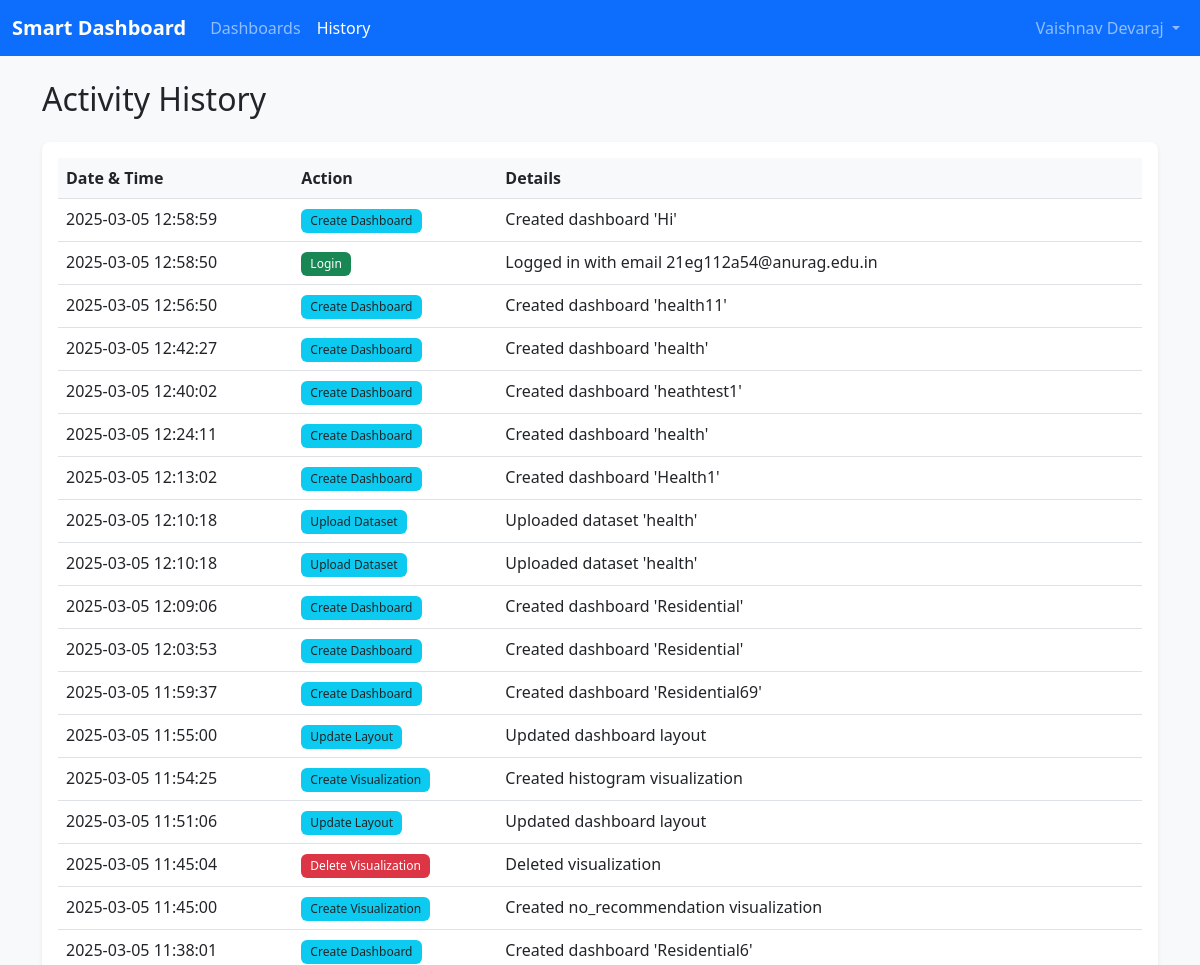
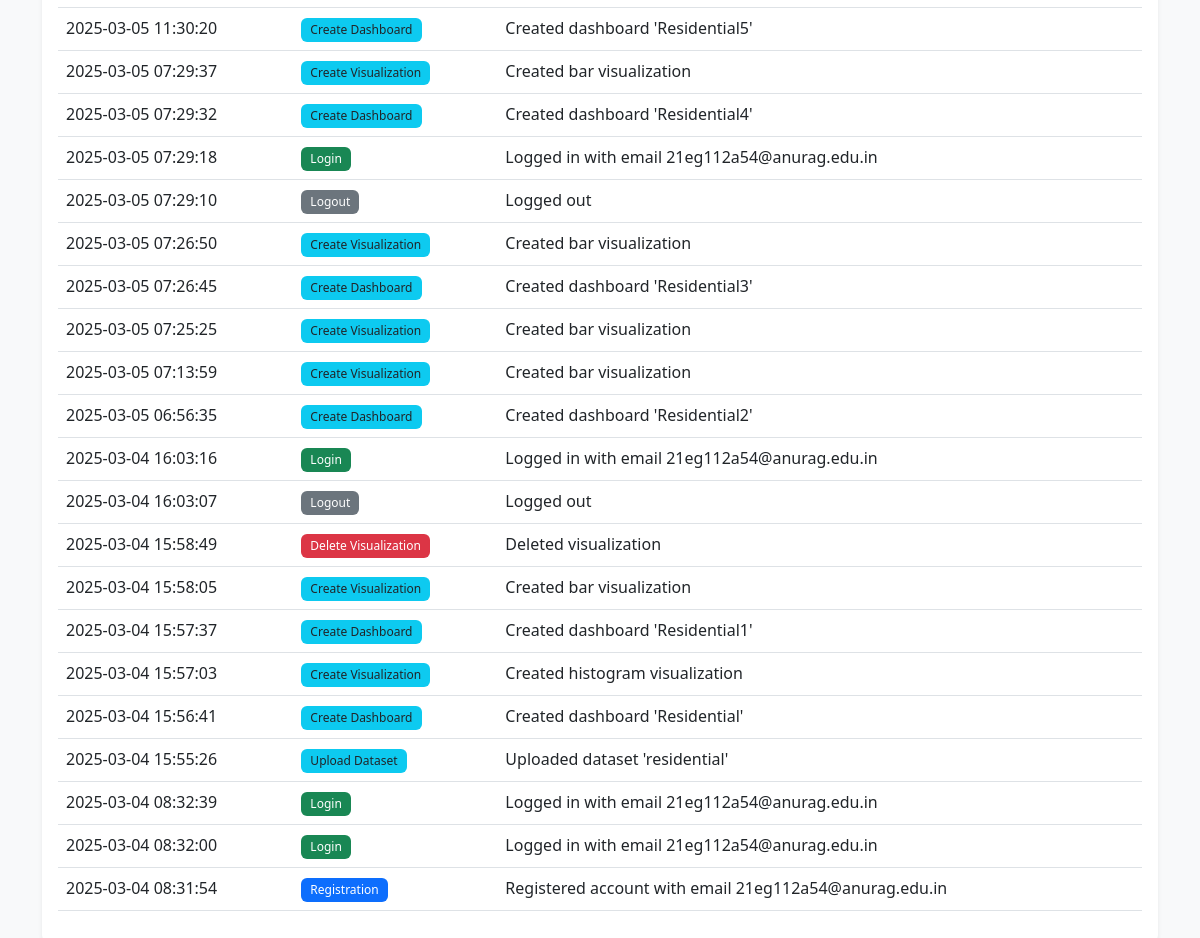
The app's page /history/history (signed in) with its own data (2 pictures, top to bottom).
### tables this page shows
CREATE TABLE history (
            id INTEGER PRIMARY KEY AUTOINCREMENT,
            user_id INTEGER NOT NULL,
            action_type TEXT NOT NULL,
            action_details JSON,
            created_at TIMESTAMP DEFAULT CURRENT_TIMESTAMP,
            FOREIGN KEY (user_id) REFERENCES users (id)
        );

### history.py (the view)
@history_bp.route('/history')
@login_required
def view_history():
    history = db.get_user_history(session['user_id'])
    formatted_history = []
    for entry in history:
        formatted_entry = {
            'id': entry['id'],
            'timestamp': entry['created_at'],
            'action': entry['action_type'],
            'details': entry['action_details']
        }
        if entry['action_type'] == 'login':
            formatted_entry['description'] = f"Logged in with email {entry['action_details'].get('email')}"
        elif entry['action_type'] == 'logout':
            formatted_entry['description'] = f"Logged out"
        elif entry['action_type'] == 'registration':
            formatted_entry['description'] = f"Registered account with email {entry['action_details'].get('email')}"
        elif entry['action_type'] == 'password_change':
            formatted_entry['description'] = f"Changed password"
        elif entry['action_type'] == 'create_dashboard':
            formatted_entry['description'] = f"Created dashboard '{entry['action_details'].get('name')}'"
        elif entry['action_type'] == 'upload_dataset':
            formatted_entry['description'] = f"Uploaded dataset '{entry['action_details'].get('name')}'"
        elif entry['action_type'] == 'create_visualization':
            formatted_entry['description'] = f"Created {entry['action_details'].get('type')} visualization"
        elif entry['action_type'] == 'update_dashboard_layout':
            formatted_entry['description'] = f"Updated dashboard layout"
        elif entry['action_type'] == 'delete_visualization':
            formatted_entry['description'] = f"Deleted visualization"
        else:
            formatted_entry['description'] = f"{entry['action_type']}"
        formatted_history.append(formatted_entry)
    return render_template('history.html', history=formatted_history)

### auth.py (called while the page is built)
def login_required(f):
    @wraps(f)
    def decorated_function(*args, **kwargs):
        if 'user_id' not in session:
            flash('Please log in to access this page', 'warning')
            return redirect(url_for('auth.login', next=request.url))
        return f(*args, **kwargs)
    return decorated_function

### database.py (called while the page is built)
    def get_connection(self):
        return sqlite3.connect(self.db_path)

    def get_user_history(self, user_id, limit=50):
        conn = self.get_connection()
        cursor = conn.cursor()
        cursor.execute(
            "SELECT * FROM history WHERE user_id = ? ORDER BY created_at DESC LIMIT ?",
            (user_id, limit)
        )
        history = cursor.fetchall()
        conn.close()
        result = []
        for entry in history:
            result.append({
                'id': entry[0],
                'user_id': entry[1],
                'action_type': entry[2],
                'action_details': json.loads(entry[3]) if entry[3] else {},
                'created_at': entry[4]
            })
        return result

### templates/history.html (shortened to what this page needs)
<!DOCTYPE html>
<html lang="en">
<head>
    <link rel="stylesheet" href="https://cdn.jsdelivr.net/npm/bootstrap@5.2.3/dist/css/bootstrap.min.css">
    <link rel="stylesheet" href="https://cdn.jsdelivr.net/npm/bootstrap-icons@1.10.3/font/bootstrap-icons.css">
    <link rel="stylesheet" href="{{ url_for('static', filename='styles.css') }}">
</head>
<body>
    <nav class="navbar navbar-expand-lg navbar-dark bg-primary">
        <div class="container-fluid">
            <a class="navbar-brand" href="{{ url_for('dashboard.index') }}">Smart Dashboard</a>
            <div class="collapse navbar-collapse" id="navbarNav">
                <ul class="navbar-nav me-auto">
                    <li class="nav-item">
                        <a class="nav-link" href="{{ url_for('dashboard.index') }}">Dashboards</a>
                    </li>
                    <li class="nav-item">
                        <a class="nav-link active" href="{{ url_for('history.view_history') }}">History</a>
                    </li>
                </ul>
                <ul class="navbar-nav">
                    <li class="nav-item dropdown">
                        <a class="nav-link dropdown-toggle" href="#" role="button" data-bs-toggle="dropdown">
                            {{ session.get('name') or session.get('email') }}
                        </a>
                    </li>
                </ul>
            </div>
        </div>
    </nav>
    <div class="container mt-4">
        <h2 class="mb-4">Activity History</h2>
        <div class="card shadow-sm">
            <div class="card-body">
                {% if history %}
                    <div class="table-responsive">
                        <table class="table table-hover">
                            <thead>
                                <tr>
                                    <th>Date & Time</th>
                                    <th>Action</th>
                                    <th>Details</th>
                                </tr>
                            </thead>
                            <tbody>
                                {% for entry in history %}
                                    <tr>
                                        <td>{{ entry.timestamp }}</td>
                                        <td>
                                            {% if entry.action == 'login' %}
                                                <span class="badge bg-success">Login</span>
                                            {% elif entry.action == 'logout' %}
                                                <span class="badge bg-secondary">Logout</span>
                                            {% elif entry.action == 'registration' %}
                                                <span class="badge bg-primary">Registration</span>
                                            {% elif entry.action == 'password_change' %}
                                                <span class="badge bg-warning text-dark">Password Change</span>
                                            {% elif entry.action == 'create_dashboard' %}
                                                <span class="badge bg-info text-dark">Create Dashboard</span>
                                            {% elif entry.action == 'upload_dataset' %}
                                                <span class="badge bg-info text-dark">Upload Dataset</span>
                                            {% elif entry.action == 'create_visualization' %}
                                                <span class="badge bg-info text-dark">Create Visualization</span>
                                            {% elif entry.action == 'update_dashboard_layout' %}
                                                <span class="badge bg-info text-dark">Update Layout</span>
                                            {% elif entry.action == 'delete_visualization' %}
                                                <span class="badge bg-danger">Delete Visualization</span>
                                            {% else %}
                                                <span class="badge bg-secondary">{{ entry.action }}</span>
                                            {% endif %}
                                        </td>
                                        <td>{{ entry.description }}</td>
                                    </tr>
                                {% endfor %}
                            </tbody>
                        </table>
                    </div>
                {% else %}
                    <div class="text-center py-4">
                        <i class="bi bi-clock-history fs-1 text-muted"></i>
                        <p class="mt-2">No activity history found.</p>
                    </div>
                {% endif %}
            </div>
        </div>
    </div>
</body>
</html>

### static/styles.css (style rules this page uses)
body { background-color: #f8f9fa; }
.navbar-brand { font-weight: 600; }
.card { border-radius: 0.5rem; border: none; }
.table th { font-weight: 600; background-color: #f8f9fa; }
.badge { font-weight: 500; padding: 0.5em 0.75em; }

### records on screen
history: timestamp "2025-03-05 12:58:59", action_type "Create Dashboard", description "Created dashboard 'Hi'"
history: timestamp "2025-03-05 12:58:50", action_type "Login", description "Logged in with email 21eg112a54@anurag.edu.in"
history: timestamp "2025-03-05 12:56:50", action_type "Create Dashboard", description "Created dashboard 'health11'"
history: timestamp "2025-03-05 12:42:27", action_type "Create Dashboard", description "Created dashboard 'health'"
history: timestamp "2025-03-05 12:40:02", action_type "Create Dashboard", description "Created dashboard 'heathtest1'"
history: timestamp "2025-03-05 12:24:11", action_type "Create Dashboard", description "Created dashboard 'health'"
history: timestamp "2025-03-05 12:13:02", action_type "Create Dashboard", description "Created dashboard 'Health1'"
history: timestamp "2025-03-05 12:10:18", action_type "Upload Dataset", description "Uploaded dataset 'health'"
history: timestamp "2025-03-05 12:10:18", action_type "Upload Dataset", description "Uploaded dataset 'health'"
history: timestamp "2025-03-05 12:09:06", action_type "Create Dashboard", description "Created dashboard 'Residential'"
history: timestamp "2025-03-05 12:03:53", action_type "Create Dashboard", description "Created dashboard 'Residential'"
history: timestamp "2025-03-05 11:59:37", action_type "Create Dashboard", description "Created dashboard 'Residential69'"
history: timestamp "2025-03-05 11:55:00", shows "Update Layout", description "Updated dashboard layout"
history: timestamp "2025-03-05 11:54:25", shows "Create Visualization", description "Created histogram visualization"
history: timestamp "2025-03-05 11:51:06", shows "Update Layout", description "Updated dashboard layout"
history: timestamp "2025-03-05 11:45:04", shows "Delete Visualization", description "Deleted visualization"
history: timestamp "2025-03-05 11:45:00", shows "Create Visualization", description "Created no_recommendation visualization"
history: timestamp "2025-03-05 11:38:01", action_type "Create Dashboard", description "Created dashboard 'Residential6'"
history: timestamp "2025-03-05 11:30:20", action_type "Create Dashboard", description "Created dashboard 'Residential5'"
history: timestamp "2025-03-05 07:29:37", shows "Create Visualization", description "Created bar visualization"
history: timestamp "2025-03-05 07:29:32", action_type "Create Dashboard", description "Created dashboard 'Residential4'"
history: timestamp "2025-03-05 07:29:18", action_type "Login", description "Logged in with email 21eg112a54@anurag.edu.in"
history: timestamp "2025-03-05 07:29:10", action_type "Logout", description "Logged out"
history: timestamp "2025-03-05 07:26:50", shows "Create Visualization", description "Created bar visualization"
history: timestamp "2025-03-05 07:26:45", action_type "Create Dashboard", description "Created dashboard 'Residential3'"
history: timestamp "2025-03-05 07:25:25", shows "Create Visualization", description "Created bar visualization"
history: timestamp "2025-03-05 07:13:59", shows "Create Visualization", description "Created bar visualization"
history: timestamp "2025-03-05 06:56:35", action_type "Create Dashboard", description "Created dashboard 'Residential2'"
history: timestamp "2025-03-04 16:03:16", action_type "Login", description "Logged in with email 21eg112a54@anurag.edu.in"
history: timestamp "2025-03-04 16:03:07", action_type "Logout", description "Logged out"
history: timestamp "2025-03-04 15:58:49", shows "Delete Visualization", description "Deleted visualization"
history: timestamp "2025-03-04 15:58:05", shows "Create Visualization", description "Created bar visualization"
history: timestamp "2025-03-04 15:57:37", action_type "Create Dashboard", description "Created dashboard 'Residential1'"
history: timestamp "2025-03-04 15:57:03", shows "Create Visualization", description "Created histogram visualization"
history: timestamp "2025-03-04 15:56:41", action_type "Create Dashboard", description "Created dashboard 'Residential'"
history: timestamp "2025-03-04 15:55:26", action_type "Upload Dataset", description "Uploaded dataset 'residential'"
history: timestamp "2025-03-04 08:32:39", action_type "Login", description "Logged in with email 21eg112a54@anurag.edu.in"
history: timestamp "2025-03-04 08:32:00", action_type "Login", description "Logged in with email 21eg112a54@anurag.edu.in"
history: timestamp "2025-03-04 08:31:54", action_type "Registration", description "Registered account with email 21eg112a54@anurag.edu.in"

### other values on screen
{{ session.get('name') or session.get('email') }} "Vaishnav Devaraj"
